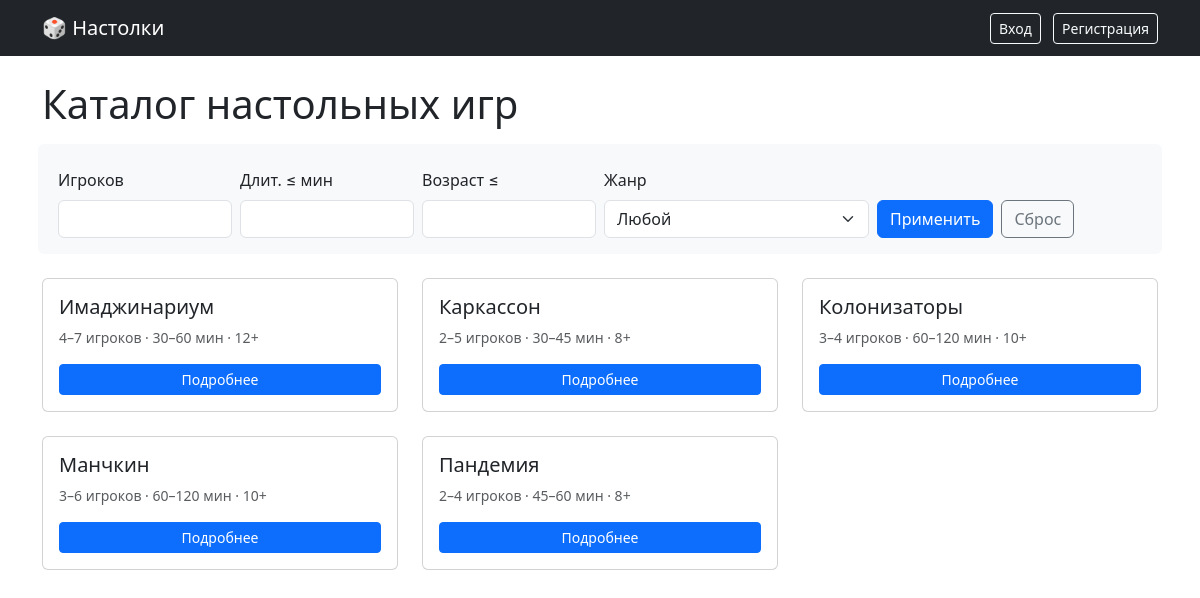
The page / on the database its author committed.
### models.py (models this page shows)
class Game(db.Model):
    __tablename__ = "games"
    id = db.Column(db.Integer, primary_key=True)
    title = db.Column(db.String(200), nullable=False)
    description = db.Column(db.Text)
    image_url = db.Column(db.String(500))
    min_players = db.Column(db.Integer, default=1)
    max_players = db.Column(db.Integer, default=4)
    min_age = db.Column(db.Integer, default=6)
    min_duration = db.Column(db.Integer, default=30)
    max_duration = db.Column(db.Integer, default=60)
    genre = db.Column(db.String(50))
    publisher = db.Column(db.String(100))
    year = db.Column(db.Integer)
    reviews = db.relationship(
        "Review", backref="game", cascade="all, delete-orphan", lazy=True
    )
    store_links = db.relationship(
        "StoreLink", backref="game", cascade="all, delete-orphan", lazy=True
    )
    @property
    def avg_rating(self):
        if not self.reviews:
            return None
        return round(sum(r.rating for r in self.reviews) / len(self.reviews), 1)

### app.py (the view)
@app.route("/")
def index():
    query = Game.query
    players = request.args.get("players", type=int)
    if players:
        query = query.filter(Game.min_players <= players, Game.max_players >= players)
    duration = request.args.get("duration", type=int)
    if duration:
        query = query.filter(Game.max_duration <= duration)
    age = request.args.get("age", type=int)
    if age:
        query = query.filter(Game.min_age <= age)
    genre = request.args.get("genre")
    if genre:
        query = query.filter(Game.genre == genre)
    games = query.order_by(Game.title).all()
    genres = [
        g[0]
        for g in db.session.query(Game.genre)
        .distinct()
        .filter(Game.genre.isnot(None))
        .order_by(Game.genre)
        .all()
    ]
    return render_template("index.html", games=games, genres=genres)

### templates/index.html (shortened to what this page needs)
{% extends "base.html" %}
{% block content %}
<h1 class="mb-4">Каталог настольных игр</h1>
<form method="get" class="row g-2 mb-4 p-3 bg-light rounded">
    <div class="col-md-2">
        <label class="form-label">Игроков</label>
        <input type="number" name="players" min="1" class="form-control"
               value="{{ request.args.get('players', '') }}">
    </div>
    <div class="col-md-2">
        <label class="form-label">Длит. ≤ мин</label>
        <input type="number" name="duration" min="1" class="form-control"
               value="{{ request.args.get('duration', '') }}">
    </div>
    <div class="col-md-2">
        <label class="form-label">Возраст ≤</label>
        <input type="number" name="age" min="1" class="form-control"
               value="{{ request.args.get('age', '') }}">
    </div>
    <div class="col-md-3">
        <label class="form-label">Жанр</label>
        <select name="genre" class="form-select">
            <option value="">Любой</option>
        </select>
    </div>
    <div class="col-md-3 d-flex align-items-end gap-2">
        <button class="btn btn-primary">Применить</button>
        <a href="{{ url_for('index') }}" class="btn btn-outline-secondary">Сброс</a>
    </div>
</form>
{% if games %}
    <div class="row row-cols-1 row-cols-md-3 g-4">
        {% for game in games %}
            <div class="col">
                <div class="card h-100">
                    <div class="card-body d-flex flex-column">
                        <h5 class="card-title">{{ game.title }}</h5>
                        <p class="card-text text-muted small">
                            {{ game.min_players }}–{{ game.max_players }} игроков ·
                            {{ game.min_duration }}–{{ game.max_duration }} мин ·
                            {{ game.min_age }}+
                        </p>
                        <a href="{{ url_for('game_detail', game_id=game.id) }}"
                           class="btn btn-primary btn-sm mt-auto">Подробнее</a>
                    </div>
                </div>
            </div>
        {% endfor %}
    </div>
{% else %}
    <div class="alert alert-info">По вашим фильтрам игр не найдено. Попробуйте изменить параметры.</div>
{% endif %}
{% endblock %}

### templates/base.html (shortened to what this page needs)
<!DOCTYPE html>
<html lang="ru">
<head>
    <link href="https://cdn.jsdelivr.net/npm/bootstrap@5.3.0/dist/css/bootstrap.min.css" rel="stylesheet">
</head>
<body>
<nav class="navbar navbar-expand-lg navbar-dark bg-dark mb-4">
    <div class="container">
        <a class="navbar-brand" href="{{ url_for('index') }}">🎲 Настолки</a>
        <div class="ms-auto">
            {% if current_user.is_authenticated %}
                <span class="text-light me-3">{{ current_user.username }}</span>
                {% if current_user.is_admin %}
                    <a href="{{ url_for('add_game') }}" class="btn btn-sm btn-outline-light me-2">+ Игра</a>
                {% endif %}
                <a href="{{ url_for('logout') }}" class="btn btn-sm btn-outline-light">Выйти</a>
            {% else %}
                <a href="{{ url_for('login') }}" class="btn btn-sm btn-outline-light me-2">Вход</a>
                <a href="{{ url_for('register') }}" class="btn btn-sm btn-outline-light">Регистрация</a>
            {% endif %}
        </div>
    </div>
</nav>
<div class="container">
    {% block content %}{% endblock %}
</div>
</body>
</html>

### rows shown on the page
Game: title "Имаджинариум", min_players "4", max_players "7", min_duration "30", max_duration "60", min_age "12"
Game: title "Каркассон", min_players "2", max_players "5", min_duration "30", max_duration "45", min_age "8"
Game: title "Колонизаторы", min_players "3", max_players "4", min_duration "60", max_duration "120", min_age "10"
Game: title "Манчкин", min_players "3", max_players "6", min_duration "60", max_duration "120", min_age "10"
Game: title "Пандемия", min_players "2", max_players "4", min_duration "45", max_duration "60", min_age "8"
